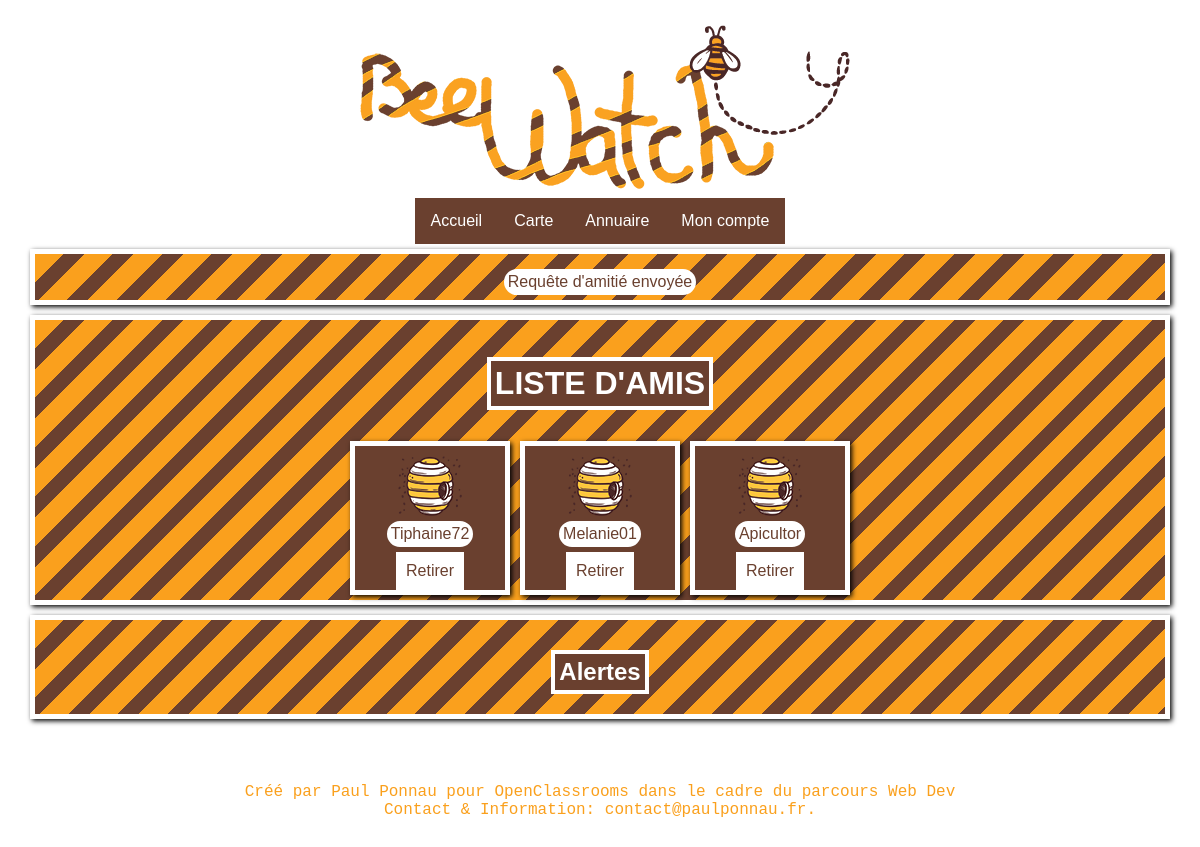
The app's page /index.php?action=user_Account_Inbox&send_FriendshipRequest=20 (signed in) with its own data.
### tables this page shows
CREATE TABLE IF NOT EXISTS `friendship_links` (
  `id` int(11) NOT NULL AUTO_INCREMENT,
  `user_1_id` int(11) NOT NULL,
  `user_2_id` int(11) NOT NULL,
  PRIMARY KEY (`id`)
);

CREATE TABLE IF NOT EXISTS `accounts` (
  `id` int(11) NOT NULL AUTO_INCREMENT,
  `username` varchar(11) NOT NULL,
  `email` varchar(25) NOT NULL,
  `password` varchar(255) NOT NULL,
  `surname` varchar(25) NOT NULL,
  `firstname` varchar(25) NOT NULL,
  PRIMARY KEY (`id`)
);

### controller/account_management/userAccountInboxController.php (called while the page is built, shortened)
<?php
$inboxManager = new FriendshipRequestsManager();
$friendshipLinksManager = new FriendShipLinksManager();
$incidentManager = new IncidentManager();
if (!empty($_GET['send_FriendshipRequest']))
{
  $context= "friendRequest_sent";
} elseif (!empty($_GET['accept_FriendshipRequest']) && !empty($_GET['friend_Id']))
{
  $context= "friendLink_created";
  $acceptFriendshipRequest = $inboxManager->acceptFriendshipRequest($_GET['accept_FriendshipRequest'], $_GET['friend_Id'], $_SESSION['id']);
} elseif (!empty($_GET['refuse_FriendshipRequest']))
{
  $context= "friendRequest_refused";
  $deleteFriendshipRequest = $inboxManager->deleteFriendshipRequest($_GET['refuse_FriendshipRequest']);
} elseif (!empty($_GET['delete_Friendship']))
{
  $context= "friendLink_deleted";
  $deleteFriendshipRequest = $friendshipLinksManager->deleteFriendshipLink($_GET['delete_Friendship']);
} elseif (!empty($_GET['delete_Incident']))
{
  $context= "hiveIncident_deleted";
  $deleteincident = $incidentManager->deleteIncident($_GET['delete_Incident']);
}
else
{
  $context= NULL;
}
$allFriendships = $friendshipLinksManager->readFriendshipLinks($_SESSION['id']);
require('view/backend/user/account_management/userAccountInboxView.php');

### model/FriendshipLinksManager.php (called while the page is built, shortened)
<?php
class FriendshiplinksManager extends Manager
{
    public function readFriendshipLinks($userId)
    {
        $db = $this->dbConnect();
        $req = $db->prepare('SELECT friendship_links.id AS linkid,
        friendship_links.user_1_id AS user1id,
        friendship_links.user_2_id AS user2id,
        accounts.id AS accountid,
        accounts.username AS friendname
        FROM friendship_links
        INNER JOIN accounts
        ON (friendship_links.user_1_id = :id AND accounts.id = friendship_links.user_2_id)
        OR (friendship_links.user_2_id = :id AND accounts.id = friendship_links.user_1_id)');
        $req->execute(array(
            'id'=>$userId));
        return $req;
    }
}

### view/backend/user/account_management/userAccountInboxView.php (the view, shortened to what this page needs)
<div id="inbox_div">
    <div id="context_alertBox">
        <?php if ($context == "friendRequest_sent") {?><p>Requête d'amitié envoyée</p><?php } elseif ($context == "friendRequest_alreadyExist") {?><p>Vous avez déja envoyé une requête à ce membre!</p><?php } elseif ($context == "friendLink_created") {?><p>Lien d'amitié créé !</p><?php } elseif ($context == "friendRequest_refused") {?><p>Vous avez refusé cette requête !</p><?php } elseif ($context == "friendLink_deleted") {?><p>Vous avez choisi de supprimer cette relation !</p><?php } elseif ($context == NULL) {}?>
    </div>
    <div id="inbox_div_friendship_panel">
        <h2 id="inbox_div_friendship_panel_title">LISTE D'AMIS</h2>
        <div id="friendship">
            <?php while ($relation = $allFriendships->fetch()) {?>
            <div class="friend_card">
                <img src="css/media/naturalHiveColor.png">
                <p class="friend_card_name"><?= $relation['friendname'] ?></p>
                <a class="friend_card_button" href="index.php?action=user_Account_Inbox&delete_Friendship=<?=$relation['linkid']?>">Retirer</a>
            </div>
            <?php }?>
        </div>
    </div>
    <div id="inbox_div_alert_panel">
        <h2>Alertes</h2>
    </div>
</div>
<?php require('view/backend/template.php'); ?>

### css/style.css (style rules this page uses)
html { position: relative; min-height: 100%; }
body { margin: 0 0 100px; padding: 25px; }
#inbox_div { display: flex; flex-direction: column; }
#inbox_div_friendship_panel, #inbox_div_alert_panel, #context_alertBox { display: flex; flex-direction: column; align-items: center; width: auto; height: auto; padding-top: 10px; margin: 5px 5px 5px 5px; background: repeating-linear-gradient( 135deg, #faa01d, #faa01d 20px, #6a402f 20px, #6a402f 35px ); border: 5px solid white; box-shadow: 2px 2px 5px black; }
#context_alertBox p { background-color: white; border: 4px solid white; border-radius: 15px 15px 15px 15px; color: #6a402f; margin: 5px 5px 5px 5px; }
#requests, #friendship { display: flex; flex-direction: row; flex-wrap: wrap; }
.friend_card { display: flex; flex-direction: column; align-items: center; width: 150px; height: auto; padding-top: 10px; margin: 5px 5px 5px 5px; background: #6a402f; color: white; border: 5px solid white; box-shadow: 2px 2px 5px black; }
.friend_card_name { background-color: white; border: 4px solid white; border-radius: 15px 15px 15px 15px; color: #6a402f; margin: 5px 5px 5px 5px; }
.friend_card_button, .friend_card_button_accept, .friend_card_button_refuse { background-color: white; border: 10px solid white; color: #6a402f; text-decoration: none; }
#inbox_div_friendship_panel_title, #inbox_div_friendship_panel_title_sub { background: #6a402f; border: 4px solid white; padding: 4px; color: white; }
#inbox_div_friendship_panel_title { font-size: 2em; }
#inbox_div_alert_panel h2 { background: #6a402f; border: 4px solid white; padding: 4px; color: white; }

### records on screen
friendship_links: accounts.username "Tiphaine72"
friendship_links: accounts.username "Melanie01"
friendship_links: accounts.username "Apicultor"
